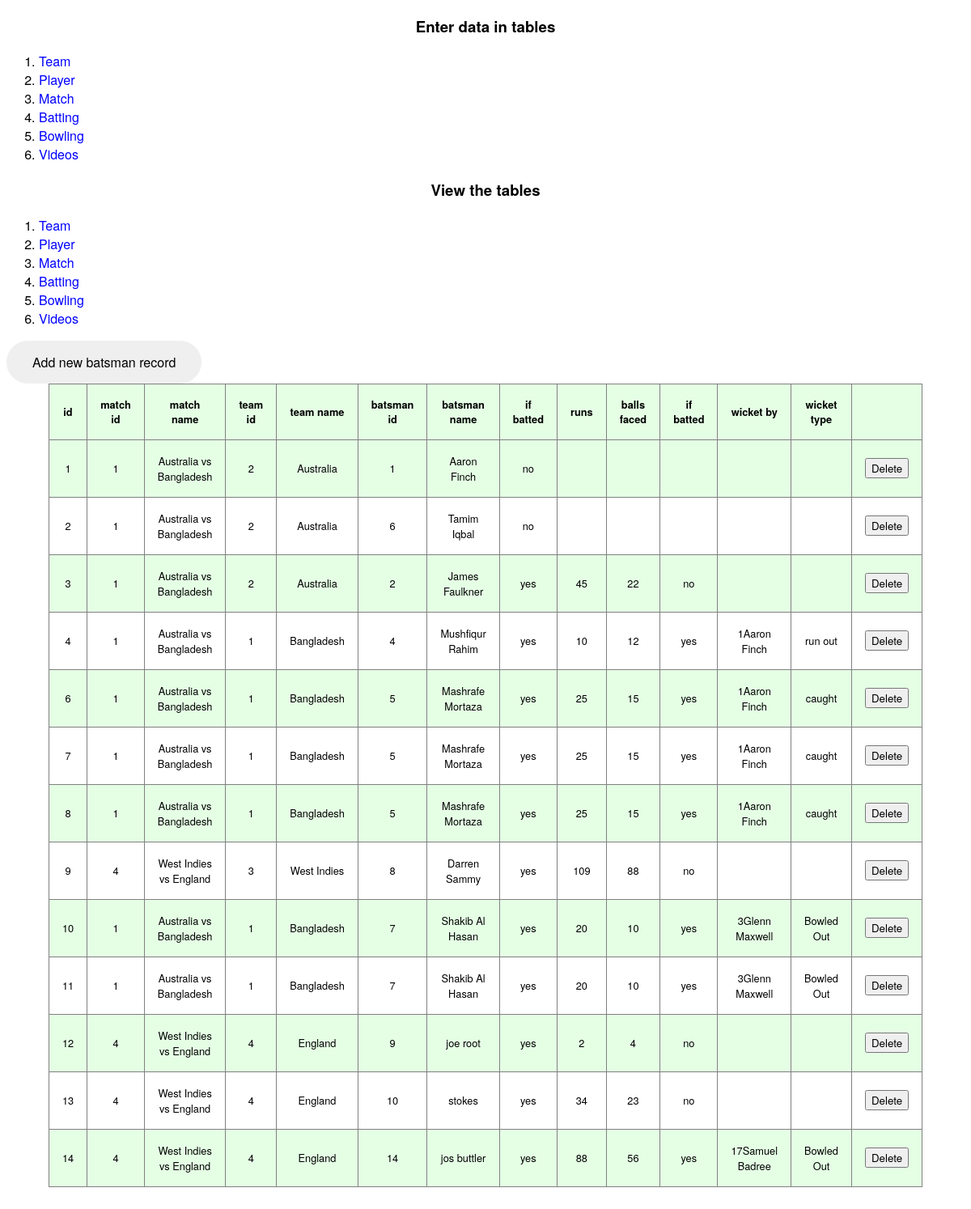
Page /view_battingScore_table.php on the committed database.
### tables this page shows
CREATE TABLE IF NOT EXISTS `battingscore` (
  `id` int(25) unsigned NOT NULL,
  `match_id` int(25) unsigned NOT NULL,
  `team_id` int(25) unsigned NOT NULL,
  `batsman_id` int(25) unsigned DEFAULT NULL,
  `if_batted` varchar(50) DEFAULT NULL,
  `runs` int(25) unsigned DEFAULT NULL,
  `balls_faced` int(25) unsigned DEFAULT NULL,
  `if_out` varchar(50) DEFAULT NULL,
  `wicket_by` int(25) unsigned DEFAULT NULL,
  `wicket_type` varchar(50) DEFAULT NULL
);

CREATE TABLE IF NOT EXISTS `matchlist` (
  `id` int(25) unsigned NOT NULL,
  `team1_id` int(25) unsigned NOT NULL,
  `team2_id` int(25) unsigned NOT NULL,
  `tournament_name` varchar(100) NOT NULL,
  `date_of_match` date NOT NULL,
  `match_name` varchar(50) DEFAULT NULL,
  `venue` varchar(25) DEFAULT NULL,
  `toss_result` varchar(50) DEFAULT NULL,
  `team1_score` varchar(50) DEFAULT NULL,
  `team2_score` varchar(50) DEFAULT NULL,
  `team1_extra` int(25) unsigned DEFAULT NULL,
  `team2_extra` int(25) unsigned DEFAULT NULL,
  `result` varchar(50) DEFAULT NULL,
  `id_player_of_the_match` int(25) unsigned DEFAULT NULL
);

CREATE TABLE IF NOT EXISTS `team` (
  `id` int(25) unsigned NOT NULL,
  `team_name` varchar(100) NOT NULL
);

CREATE TABLE IF NOT EXISTS `player` (
  `id` int(25) unsigned NOT NULL,
  `player_name` varchar(100) NOT NULL,
  `team_id` int(25) unsigned NOT NULL,
  `category` varchar(1000) NOT NULL,
  `matches_played` int(25) DEFAULT NULL,
  `best_bowling` varchar(25) DEFAULT NULL,
  `total_wickets` int(25) DEFAULT NULL,
  `total_balls` int(25) DEFAULT NULL,
  `total_runs_given` int(25) DEFAULT NULL,
  `bowling_strike_rate` double(10,3) DEFAULT NULL,
  `bowling_avg` double(10,3) DEFAULT NULL,
  `bowling_economy` double(10,3) DEFAULT NULL,
  `best_batting` int(25) DEFAULT NULL,
  `innings_played` int(25) DEFAULT NULL,
  `not_outs` int(25) DEFAULT NULL,
  `total_runs` int(25) DEFAULT NULL,
  `batting_strike_rate` double(10,3) DEFAULT NULL,
  `sr_sum` double(10,3) DEFAULT NULL,
  `batting_avg` double(10,3) DEFAULT NULL,
  `hundreds` int(25) DEFAULT NULL,
  `fifties` int(25) DEFAULT NULL,
  `zeroes` int(25) DEFAULT NULL
);

### view_battingScore_table.php (the view, shortened to what this page needs)
<?php include "db_connection.php";
include "data_entry.php";?>
<!DOCTYPE html>
<html>
<head>
	<link href="watchlist.css" rel="stylesheet" />
</head>
<body>
<a href="data_entry_battingScore_table.php"><button>Add new batsman record</button></a>
<table border="1">
<thead>
	<tr>
	<th>id</th>
	<th>match id</th>
	<th>match name</th>
	<th>team id</th>
	<th>team name</th>
	<th>batsman id</th>
	<th>batsman name</th>
	<th>if batted</th>
	<th>runs</th>
	<th>balls faced</th>
	<th>if batted</th>
	<th>wicket by</th>
	<th>wicket type</th>
	<th></th>
	</tr>
</thead>
<tbody>
	<?php
            $sql = "SELECT *
                    FROM battingscore";
            $result = mysql_query($sql);
                while($row = mysql_fetch_assoc($result)) {
					$match_name_query=mysql_query("SELECT * FROM matchlist WHERE id='".$row['match_id']."'");
					$match_name_row=mysql_fetch_assoc($match_name_query);
					$match_name=$match_name_row['match_name'];
					$team_name_query=mysql_query("SELECT * FROM team WHERE id='".$row['team_id']."'");
					$team_name_row=mysql_fetch_assoc($team_name_query);
					$team_name=$team_name_row['team_name'];
					$batsman_name_query=mysql_query("SELECT * FROM player WHERE id='".$row['batsman_id']."'");
					$batsman_name_row=mysql_fetch_assoc($batsman_name_query);
					$batsman_name=$batsman_name_row['player_name'];
					$wicket_by_name=mysql_fetch_assoc(mysql_query("SELECT * FROM player WHERE id='".$row["wicket_by"]."'"))['player_name'];
                    echo '<tr>';
                    echo '<td>'.$row["id"].'</td>';
                    echo '<td>'.$row["match_id"].'</td>';
                    echo '<td>'.$match_name.'</td>';
					echo '<td>'.$row["team_id"].'</td>';
                    echo '<td>'.$team_name.'</td>';
					echo '<td>'.$row["batsman_id"].'</td>';
					echo '<td>'.$batsman_name.'</td>';
					echo '<td>'.$row["if_batted"].'</td>';
					echo '<td>'.$row["runs"].'</td>';
					echo '<td>'.$row["balls_faced"].'</td>';
					echo '<td>'.$row["if_out"].'</td>';
					echo '<td>'.$row["wicket_by"].$wicket_by_name.'</td>';
					echo '<td>'.$row["wicket_type"].'</td>';
                    echo '<form method="post" action="view_battingScore_table.php">';
                    echo '<td>
                          <input type="submit" name="delete" value="Delete"/>
                          </td>';
                    echo '</form>';
                    echo '</tr>';
                }
        ?>
</tbody>
</table>
</body>
</html>

### watchlist.css (style rules this page uses)
* { font-family: Helvetica Neue, Arial, sans-serif; }
h1, table { text-align: center; }
table { background-color:white; border-collapse: collapse; width: 70%; margin: 0 auto 5rem; }
th, td { padding: 1.0rem; font-size: .8rem; }
tr { background: hsla(120, 100%, 50%,0.1); }
tr, td { transition: .4s ease-in; }
tr:first-child { background: hsla(0, 0%, 0%, 0.); }
tr:nth-child(even) { background: white; }
button { border: none; color: black; padding: 15px 32px; position:center; text-align: center; text-decoration: none; font-size: 16px; border-radius:12em; }
a:link { color: blue; background-color: transparent; text-decoration: none; text-align: center; position: center; }

### rows in the picture
battingscore: id "1", match "1", match.match_name "Australia vs Bangladesh", team "2", team.team_name "Australia", batsman "1", batsman.player_name "Aaron Finch", if_batted "no"
battingscore: id "2", match "1", match.match_name "Australia vs Bangladesh", team "2", team.team_name "Australia", batsman "6", batsman.player_name "Tamim Iqbal", if_batted "no"
battingscore: id "3", match "1", match.match_name "Australia vs Bangladesh", team "2", team.team_name "Australia", batsman "2", batsman.player_name "James Faulkner", if_batted "yes", runs "45", balls_faced "22", if_out "no"
battingscore: id "4", match "1", match.match_name "Australia vs Bangladesh", team "1", team.team_name "Bangladesh", batsman "4", batsman.player_name "Mushfiqur Rahim", if_batted "yes", runs "10", balls_faced "12", if_out "yes", wicket_by "1", wicket_by.player_name "Aaron Finch", wicket_type "run out"
battingscore: id "6", match "1", match.match_name "Australia vs Bangladesh", team "1", team.team_name "Bangladesh", batsman "5", batsman.player_name "Mashrafe Mortaza", if_batted "yes", runs "25", balls_faced "15", if_out "yes", wicket_by "1", wicket_by.player_name "Aaron Finch", wicket_type "caught"
battingscore: id "7", match "1", match.match_name "Australia vs Bangladesh", team "1", team.team_name "Bangladesh", batsman "5", batsman.player_name "Mashrafe Mortaza", if_batted "yes", runs "25", balls_faced "15", if_out "yes", wicket_by "1", wicket_by.player_name "Aaron Finch", wicket_type "caught"
battingscore: id "8", match "1", match.match_name "Australia vs Bangladesh", team "1", team.team_name "Bangladesh", batsman "5", batsman.player_name "Mashrafe Mortaza", if_batted "yes", runs "25", balls_faced "15", if_out "yes", wicket_by "1", wicket_by.player_name "Aaron Finch", wicket_type "caught"
battingscore: id "9", match "4", match.match_name "West Indies vs England", team "3", team.team_name "West Indies", batsman "8", batsman.player_name "Darren Sammy", if_batted "yes", runs "109", balls_faced "88", if_out "no"
battingscore: id "10", match "1", match.match_name "Australia vs Bangladesh", team "1", team.team_name "Bangladesh", batsman "7", batsman.player_name "Shakib Al Hasan", if_batted "yes", runs "20", balls_faced "10", if_out "yes", wicket_by "3", wicket_by.player_name "Glenn Maxwell", wicket_type "Bowled Out"
battingscore: id "11", match "1", match.match_name "Australia vs Bangladesh", team "1", team.team_name "Bangladesh", batsman "7", batsman.player_name "Shakib Al Hasan", if_batted "yes", runs "20", balls_faced "10", if_out "yes", wicket_by "3", wicket_by.player_name "Glenn Maxwell", wicket_type "Bowled Out"
battingscore: id "12", match "4", match.match_name "West Indies vs England", team "4", team.team_name "England", batsman "9", batsman.player_name "joe root", if_batted "yes", runs "2", balls_faced "4", if_out "no"
battingscore: id "13", match "4", match.match_name "West Indies vs England", team "4", team.team_name "England", batsman "10", batsman.player_name "stokes", if_batted "yes", runs "34", balls_faced "23", if_out "no"
battingscore: id "14", match "4", match.match_name "West Indies vs England", team "4", team.team_name "England", batsman "14", batsman.player_name "jos buttler", if_batted "yes", runs "88", balls_faced "56", if_out "yes", wicket_by "17", wicket_by.player_name "Samuel Badree", wicket_type "Bowled Out"
